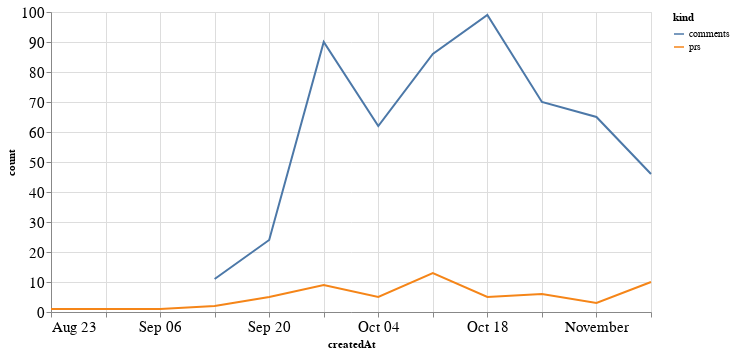

This figure's notebook cell:
### Code cell
alt.Chart(total_time, width=600).mark_line().encode(
    x='createdAt',
    y='count',
    color='kind'
)

### Figure 1 — Vega-Lite specification as saved in the notebook (floating-point values rounded to 4 significant figures)
{"config": {"axisLeft": {"labelFontSize": 15}, "axisBottom": {"labelFontSize": 15}}, "data": {"name": "data-3137fffb3d5ef183945b28af9e53dde2"}, "mark": "line", "encoding": {"color": {"type": "nominal", "field": "kind"}, "x": {"type": "temporal", "field": "createdAt"}, "y": {"type": "quantitative", "field": "count"}}, "width": 600, "$schema": "https://vega.github.io/schema/vega-lite/v4.8.1.json", "datasets": {"data-3137fffb3d5ef183945b28af9e53dde2": [{"createdAt": "2020-08-23T00:00:00", "kind": "prs", "count": 1.0}, {"createdAt": "2020-08-30T00:00:00", "kind": "prs", "count": 1.0}, {"createdAt": "2020-09-06T00:00:00", "kind": "prs", "count": 1.0}, {"createdAt": "2020-09-13T00:00:00", "kind": "prs", "count": 2.0}, {"createdAt": "2020-09-20T00:00:00", "kind": "prs", "count": 5.0}, {"createdAt": "2020-09-27T00:00:00", "kind": "prs", "count": 9.0}, {"createdAt": "2020-10-04T00:00:00", "kind": "prs", "count": 5.0}, {"createdAt": "2020-10-11T00:00:00", "kind": "prs", "count": 13.0}, {"createdAt": "2020-10-18T00:00:00", "kind": "prs", "count": 5.0}, {"createdAt": "2020-10-25T00:00:00", "kind": "prs", "count": 6.0}, {"createdAt": "2020-11-01T00:00:00", "kind": "prs", "count": 3.0}, {"createdAt": "2020-11-08T00:00:00", "kind": "prs", "count": 10.0}, {"createdAt": "2020-08-23T00:00:00", "kind": "comments", "count": null}, {"createdAt": "2020-08-30T00:00:00", "kind": "comments", "count": null}, {"createdAt": "2020-09-06T00:00:00", "kind": "comments", "count": null}, {"createdAt": "2020-09-13T00:00:00", "kind": "comments", "count": 11.0}, {"createdAt": "2020-09-20T00:00:00", "kind": "comments", "count": 24.0}, {"createdAt": "2020-09-27T00:00:00", "kind": "comments", "count": 90.0}, {"createdAt": "2020-10-04T00:00:00", "kind": "comments", "count": 62.0}, {"createdAt": "2020-10-11T00:00:00", "kind": "comments", "count": 86.0}, {"createdAt": "2020-10-18T00:00:00", "kind": "comments", "count": 99.0}, {"createdAt": "2020-10-25T00:00:00", "kind": "comments", "count": 70.0}, {"createdAt": "2020-11-01T00:00:00", "kind": "comments", "count": 65.0}, {"createdAt": "2020-11-08T00:00:00", "kind": "comments", "count": 46.0}]}}
